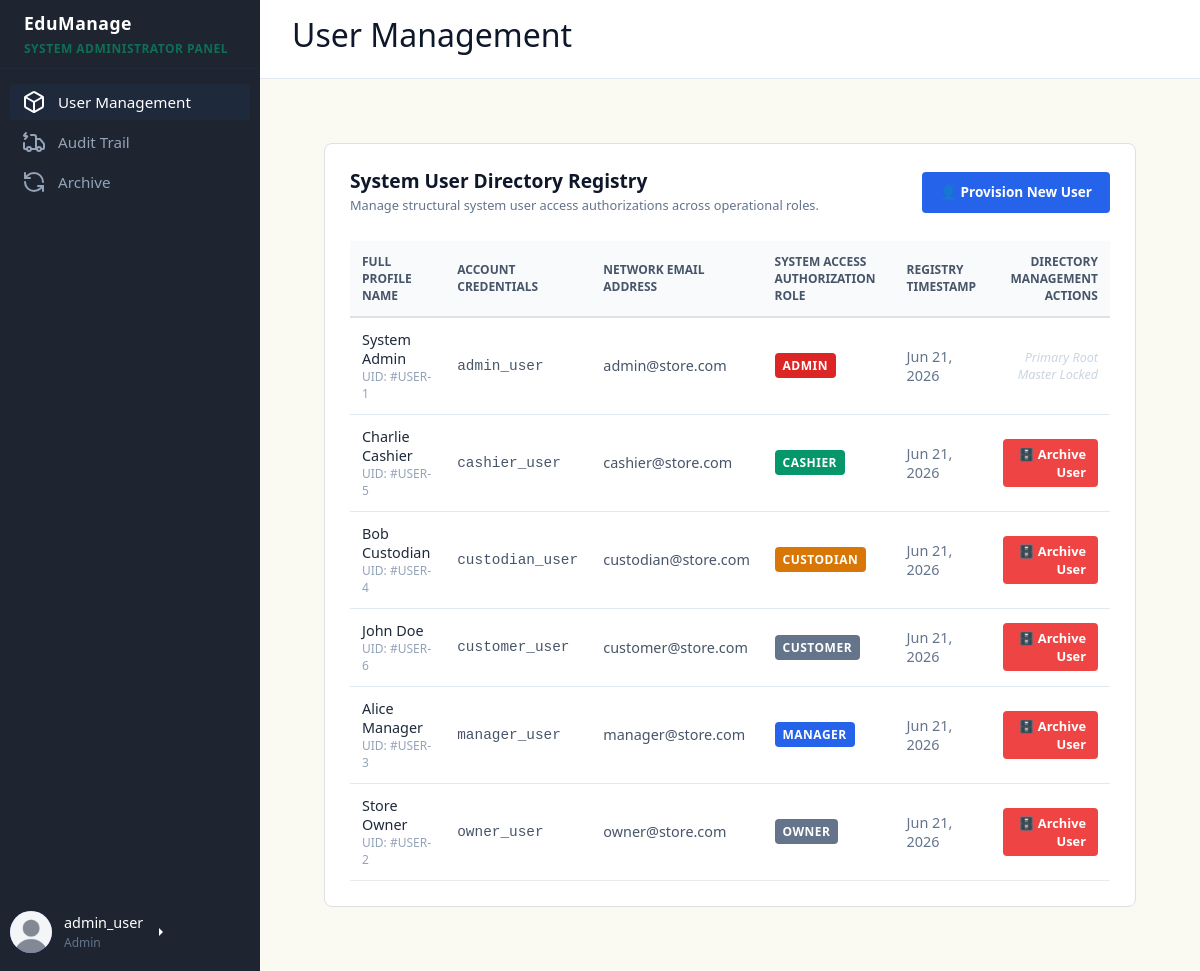
/dashboards/admin/admin_dashboard.php (signed in), run on an earlier commit of the app's database.
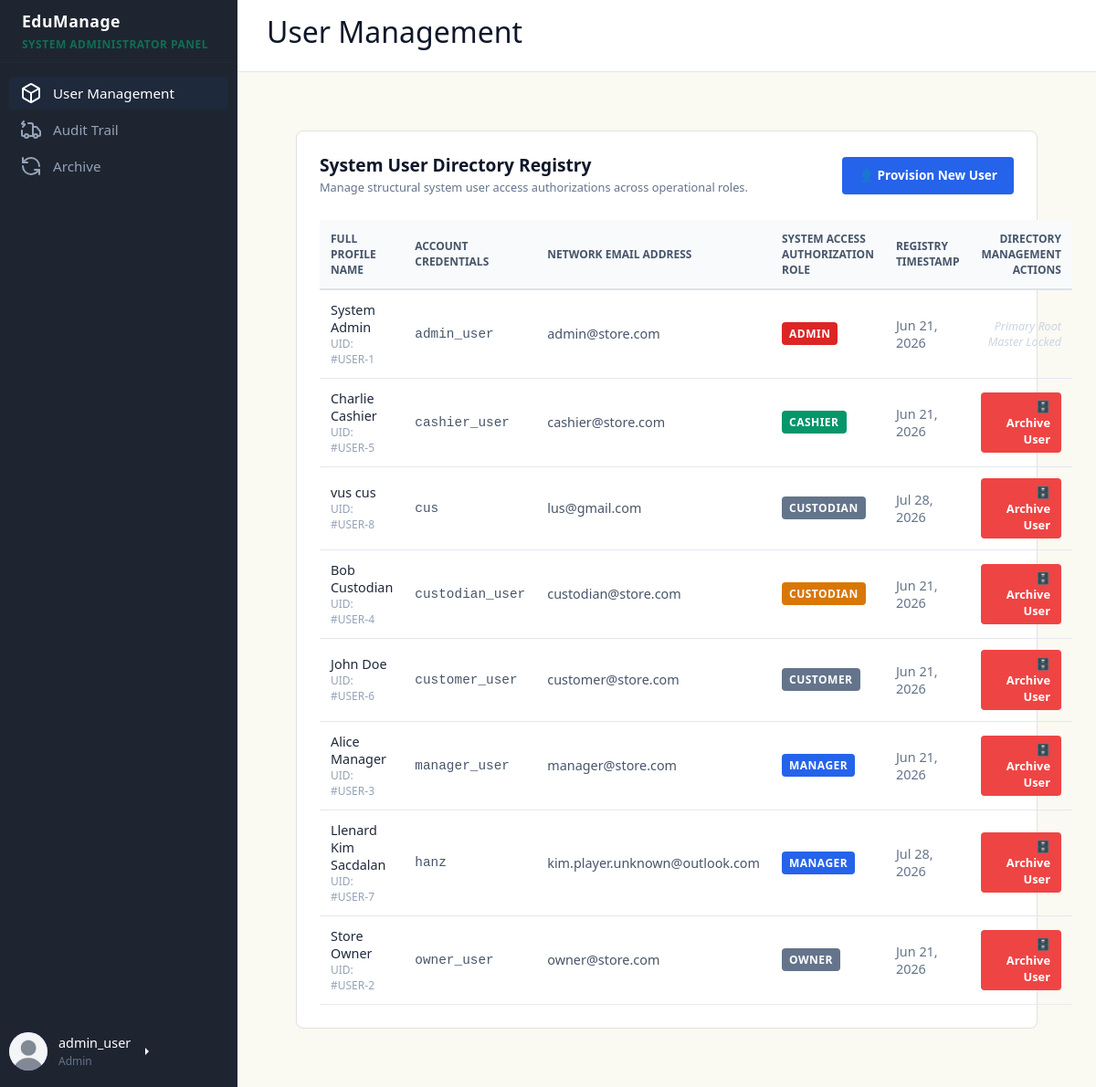
And on a later commit of the database.
### tables this page shows
CREATE TABLE `users` (
  `user_id` int(11) NOT NULL,
  `first_name` varchar(50) NOT NULL,
  `last_name` varchar(50) NOT NULL,
  `profile_picture` varchar(255) DEFAULT 'default.jpg',
  `email` varchar(100) NOT NULL,
  `username` varchar(50) NOT NULL,
  `password_hash` varchar(255) NOT NULL,
  `role` varchar(20) NOT NULL,
  `is_archived` tinyint(1) NOT NULL DEFAULT 0,
  `created_at` datetime DEFAULT current_timestamp()
);

### dashboards/admin/modules/users.php (the view, shortened to what this page needs)
<?php
$users_query = "SELECT user_id, first_name, last_name, email, username, role, created_at FROM users WHERE is_archived = 0 ORDER BY role ASC, last_name ASC";
$users_result = $conn->query($users_query);
?>
<div class="user-management-module" style="background: white; padding: 25px; border-radius: 8px; border: 1px solid #e0e0e0; font-family: system-ui, -apple-system, sans-serif;">
    <div style="display: flex; justify-content: space-between; align-items: center; margin-bottom: 25px;">
        <div>
            <h3 style="margin: 0; font-size: 1.2rem; font-weight: 600; color: #0f172a;">System User Directory Registry</h3>
            <p style="margin: 4px 0 0 0; font-size: 0.8rem; color: #64748b;">Manage structural system user access authorizations across operational roles.</p>
        </div>
        <button onclick="document.getElementById('userCreationModal').style.display='flex';" style="background: #2563eb; color: white; border: none; padding: 10px 18px; font-size: 0.85rem; font-weight: bold; border-radius: 4px; cursor: pointer; display: flex; align-items: center; gap: 6px;">
            👤 Provision New User
        </button>
    </div>
    <table style="width: 100%; border-collapse: collapse; text-align: left; font-size: 0.9rem;">
        <thead>
            <tr style="background: #f8f9fa; border-bottom: 2px solid #dee2e6;">
                <th style="padding: 12px; color: #475569;">Full Profile Name</th>
                <th style="padding: 12px; color: #475569;">Account Credentials</th>
                <th style="padding: 12px; color: #475569;">Network Email Address</th>
                <th style="padding: 12px; color: #475569;">System Access Authorization Role</th>
                <th style="padding: 12px; color: #475569;">Registry Timestamp</th>
                <th style="padding: 12px; text-align: right; color: #475569;">Directory Management Actions</th>
            </tr>
        </thead>
        <tbody>
            <?php if ($users_result->num_rows === 0): ?>
                <tr>
                    <td colspan="6" style="padding: 24px; text-align: center; color: #868e96; font-style: italic;">No active accounts matching directory index scope rules.</td>
                </tr>
            <?php else: ?>
                <?php while ($user = $users_result->fetch_assoc()): ?>
                    <tr style="border-bottom: 1px solid #e9ecef; transition: background 0.15s;" onmouseover="this.style.background='#fafafa'" onmouseout="this.style.background='transparent'">
                        <td style="padding: 12px; font-weight: 500; color: #1e293b;">
                            <?= htmlspecialchars($user['first_name'] . ' ' . $user['last_name']) ?>
                            <span style="display:block; font-size:0.75rem; color:#94a3b8;">UID: #USER-<?= $user['user_id'] ?></span>
                        </td>
                        <td style="padding: 12px; font-family: monospace; color: #475569;"><?= htmlspecialchars($user['username']) ?></td>
                        <td style="padding: 12px; color: #475569;"><?= htmlspecialchars($user['email']) ?></td>
                        <td style="padding: 12px;">
                            <?php
                            $role_tint = '#64748b';
                            if ($user['role'] === 'Admin') $role_tint = '#dc2626';
                            if ($user['role'] === 'Manager') $role_tint = '#2563eb';
                            if ($user['role'] === 'Custodian') $role_tint = '#d97706';
                            if ($user['role'] === 'Cashier') $role_tint = '#059669';
                            ?>
                            <span style="background: <?= $role_tint ?>; color: white; padding: 4px 8px; border-radius: 4px; font-size: 0.75rem; font-weight: bold; text-transform: uppercase; letter-spacing: 0.5px;">
                                <?= htmlspecialchars($user['role']) ?>
                            </span>
                        </td>
                        <td style="padding: 12px; color: #64748b;"><?= date('M d, Y', strtotime($user['created_at'])) ?></td>
                        <td style="padding: 12px; text-align: right;">
                                                        <?php if ($user['user_id'] != 1): ?>
                                <a href="admin_dashboard.php?page=users&archive_user_id=<?= $user['user_id'] ?>" onclick="return confirm('Confirm deactivation? This profile context will be completely removed from active login endpoints.');" style="background: #ef4444; color: white; border: none; padding: 6px 12px; font-size: 0.8rem; font-weight: bold; border-radius: 4px; text-decoration: none; display: inline-block; cursor: pointer;">
                                    🗄️ Archive User
                                </a>
                            <?php else: ?>
                                <small style="color: #cbd5e1; font-style: italic;">Primary Root Master Locked</small>
                            <?php endif; ?>
                        </td>
                    </tr>
                <?php endwhile; ?>
            <?php endif; ?>
        </tbody>
    </table>
</div>

### dashboards/admin/admin_dashboard.php (shortened to what this page needs)
<?php
require_once '../../config/db.php';
$user_id = $_SESSION['user_id'];
$user_query = "
    SELECT user_id, username, role, profile_picture
    FROM users
    WHERE user_id = ?
";
$stmt = $conn->prepare($user_query);
$stmt->bind_param("i", $user_id);
$stmt->execute();
$user_result = $stmt->get_result();
$user = $user_result->fetch_assoc();
?>
<head>
    <link href="https://cdn.jsdelivr.net/npm/bootstrap@5.3.8/dist/css/bootstrap.min.css" rel="stylesheet">
    <link rel="stylesheet" href="../../css/style.css"/>
</head>
<body>
    <?php include("adminsidebar.php");?>
    <main>
        <header>
            <h2>User Management</h2>
        </header>
        <div class="content">
            <div class="content">
            <?php
            $page = isset($_GET['page']) ? $_GET['page'] : 'users';
            $module_path = "modules/" . $page . ".php";
            if (file_exists($module_path)) {
                include($module_path);
            } else {
                echo "";
            }
            ?>

### dashboards/admin/adminsidebar.php (shortened to what this page needs)
<aside>
    <div class="brand">
        EduManage
        <span>System Administrator Panel</span>
    </div>
    <ul class="menu">
        <li class="menu-item active">
            <a href="admin_dashboard.php?page=users"><?php include("../../icons/box-icon.html") ?> <span>User Management</span></a>
        </li>
        <li class="menu-item">
            <a href="admin_dashboard.php?page=audit-trail"><?php include("../../icons/truck-icon.html") ?> <span>Audit Trail</span></a>
        </li>
        <li class="menu-item">
            <a href="admin_dashboard.php?page=archive"><?php include("../../icons/cycle-icon.html") ?> <span>Archive</span></a>
        </li>
    </ul>
    <div class="btn-group dropend mb-2">
        <a role="button" class="user-profile dropdown-toggle text-white text-decoration-none" data-bs-toggle="dropdown" aria-expanded="false">
            <div class="avatar">
                <?php if (!empty($user['profile_picture'])): ?>
                    <img
                        src="../../uploads/profile_pictures/<?= htmlspecialchars($user['profile_picture']) ?>"
                        alt="Profile Picture">
                <?php else: ?>
                    <?= strtoupper(substr($user['username'], 0, 2)) ?>
                <?php endif; ?>
            </div>
            <div class="user-info" style="text-align: left;">
                <span style="font-size: 0.9rem;">
                    <?= htmlspecialchars($user['username']) ?>
                </span>
                <span style="font-size: 0.75rem; color: var(--text-muted);">
                    <?= htmlspecialchars($user['role']) ?>
                </span>
            </div>
        </a>
    </div>
</aside>

### css/style.css (style rules this page uses)
* { box-sizing: border-box; margin: 0; padding: 0; font-family: "Segoe UI", system-ui, sans-serif; }
body { background-color: var(--bg-main); color: var(--text-dark); display: flex; height: 100vh; overflow: hidden; }
aside { width: 260px; background-color: var(--bg-sidebar); color: #ffffff; display: flex; flex-direction: column; flex-shrink: 0; }
.brand { padding-inline: 24px; padding-block: 10px; font-size: 1.1rem; font-weight: bold; border-bottom: 1px solid var(--sidebar-active); letter-spacing: 0.5px; }
.brand span { color: var(--primary); display: block; font-size: 0.75rem; text-transform: uppercase; margin-top: 4px; }
.menu { list-style: none; padding: 15px 10px; display: flex; flex-direction: column; gap: 4px; flex-grow: 1; }
.menu-item a { display: flex; align-items: center; gap: 12px; color: #94a3b8; text-decoration: none; padding: 6px; padding-left: 12px; border-radius: 4px; font-size: 0.95rem; transition: all 0.2s; }
.menu-item.active a, .menu-item a:hover { background-color: var(--sidebar-active); color: #ffffff; }
main { flex-grow: 1; display: flex; flex-direction: column; overflow-y: auto; }
header { background-color: #ffffff; padding: 16px 32px; border-bottom: 1px solid var(--border); display: flex; justify-content: space-between; align-items: center; flex-shrink: 0; }
.user-profile { display: flex; align-items: center; gap: 12px; padding-left: 10px; margin-bottom: 10px; }
.user-info { display: flex; flex-direction: column; gap: 1px; }
.avatar { width: 36px; height: 36px; background-color: var(--primary); color: #ffffff; border-radius: 50%; display: flex; align-items: center; justify-content: center; font-weight: bold; font-size: 0.9rem; }
.content { padding: 32px; max-width: 1400px; width: 100%; margin: 0 auto; }
.btn-group { display: flex; gap: 12px; }
table { width: 100%; border-collapse: collapse; text-align: left; }
th { background-color: #f8fafc; color: var(--text-muted); font-size: 0.75rem; text-transform: uppercase; font-weight: 700; padding: 14px 24px; border-bottom: 1px solid var(--border); }
td { padding: 16px 24px; border-bottom: 1px solid var(--border); font-size: 0.9rem; }
tr:last-child td { border-bottom: none; }
.avatar { width: 42px; height: 42px; border-radius: 50%; overflow: hidden; display: flex; align-items: center; justify-content: center; background: #6c63ff; color: white; font-weight: 600; }
.avatar img { width: 100%; height: 100%; object-fit: cover; }

### dashboards/admin/admin_dashboard.php (style rules this page uses)
.avatar { width: 42px; height: 42px; min-width: 42px; min-height: 42px; border-radius: 50%; overflow: hidden; display: flex; align-items: center; justify-content: center; font-weight: 600; }
.avatar img { width: 100%; height: 100%; object-fit: cover; display: block; }

What changed in the data, as far as the page shows it:
added users: first_name+last_name "vus cus", user_id "8", username "cus", email "lus@gmail.com", role "CUSTODIAN", created_at "Jul 28, 2026"
added users: first_name+last_name "Llenard Kim Sacdalan", user_id "7", username "hanz", email "kim.player.unknown@outlook.com", role "MANAGER", created_at "Jul 28, 2026"
